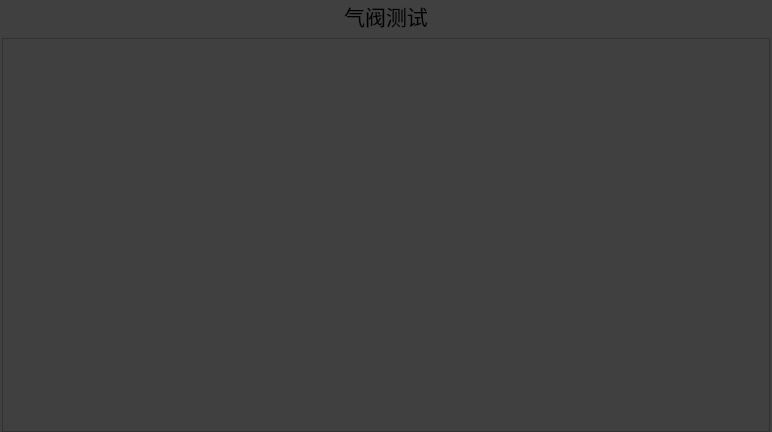
<?xml version="1.0" encoding="UTF-8"?>
<ui version="4.0">
 <class>BlowPortForm</class>
 <widget class="QWidget" name="BlowPortForm">
  <property name="geometry">
   <rect>
    <x>0</x>
    <y>0</y>
    <width>772</width>
    <height>432</height>
   </rect>
  </property>
  <property name="windowTitle">
   <string>Form</string>
  </property>
  <property name="styleSheet">
   <string notr="true">QWidget{
	background-color: rgba(64, 64, 64, 255);
	
}

QLabel{
	background-color: rgba(47, 47, 47, 0);
	font: 16pt &quot;Microsoft YaHei UI&quot;;
}



QToolButton {
	color: rgb(255, 255, 255);
	background-color: rgb(27, 16, 71);
	border: none;
	border-radius: 20px;
	font: 14pt &quot;Microsoft YaHei UI&quot;;
}

QToolButton::menu-indicator { 
	image: None;
}

QToolButton:hover {
	color: rgb(255, 255, 255);
	background-color: rgba(43, 25, 113, 200);
	border: none;
	font: 12pt &quot;Microsoft YaHei UI&quot;;
}</string>
  </property>
  <layout class="QVBoxLayout" name="verticalLayout">
   <property name="leftMargin">
    <number>2</number>
   </property>
   <property name="topMargin">
    <number>0</number>
   </property>
   <property name="rightMargin">
    <number>2</number>
   </property>
   <property name="bottomMargin">
    <number>0</number>
   </property>
   <item>
    <widget class="QLabel" name="label">
     <property name="sizePolicy">
      <sizepolicy hsizetype="Preferred" vsizetype="Preferred">
       <horstretch>0</horstretch>
       <verstretch>0</verstretch>
      </sizepolicy>
     </property>
     <property name="font">
      <font>
       <family>Microsoft YaHei UI</family>
       <pointsize>16</pointsize>
       <italic>false</italic>
       <bold>false</bold>
      </font>
     </property>
     <property name="text">
      <string>气阀测试</string>
     </property>
     <property name="alignment">
      <set>Qt::AlignmentFlag::AlignCenter</set>
     </property>
    </widget>
   </item>
   <item>
    <widget class="QScrollArea" name="scrollArea">
     <property name="styleSheet">
      <string notr="true">QScrollBar{
	
	background-color: rgba(255, 255, 255, 30);
}
/* 垂直滚动条整体背景 */
QScrollBar:vertical {
     /* background: #2c2c2c;         背景色 */
	background-color: rgba(64, 64, 64, 0);
    width: 6px;                  /* 滚动条宽度 */
    margin: 0px;
    border-radius: 3px;           /* 整体圆角 */
}

/* 垂直滚动条的滑块 */
QScrollBar::handle:vertical {
    background: rgba(64, 64, 64, 150);          /* 滑块颜色 */
    min-height: 20px;             /* 滑块最小高度 */
    border-radius:3px;           /* 滑块圆角 */
}

/* 鼠标悬停时的滑块 */
QScrollBar::handle:vertical:hover {
    background: rgba(84, 84, 84, 150);          /* 悬停颜色 */
}

/* 滑块按下时的样式 */
QScrollBar::handle:vertical:pressed {
    background: #a0a0a0;
}

/* 去掉上下箭头按钮（如果需要） */
QScrollBar::add-line:vertical, QScrollBar::sub-line:vertical {
    background: none;
    border: none;
    height: 0px;
    width: 0px;
}

/* 去掉上下箭头按钮的占位空间 */
QScrollBar::add-page:vertical, QScrollBar::sub-page:vertical {
    background: none;
}

/* 水平滚动条类似 */
QScrollBar:horizontal {
    background: rgba(64, 64, 64, 0);
    height: 6px;
    margin: 0px;
    border-radius: 3px;
}
QScrollBar::handle:horizontal {
    background: rgba(64, 64, 64, 150);
    min-width: 20px;
    border-radius: 3px;
}
QScrollBar::handle:horizontal:hover {
    background:  rgba(84, 84, 84, 150);
}
QScrollBar::add-line:horizontal, QScrollBar::sub-line:horizontal {
    height: 0px;
    width: 0px;
}</string>
     </property>
     <property name="widgetResizable">
      <bool>true</bool>
     </property>
     <widget class="QWidget" name="scrollAreaWidgetContents">
      <property name="geometry">
       <rect>
        <x>0</x>
        <y>0</y>
        <width>766</width>
        <height>389</height>
       </rect>
      </property>
      <layout class="QHBoxLayout" name="horizontalLayout">
       <item>
        <layout class="QGridLayout" name="gridLayout">
         <property name="spacing">
          <number>20</number>
         </property>
        </layout>
       </item>
      </layout>
     </widget>
    </widget>
   </item>
  </layout>
 </widget>
 <resources/>
 <connections/>
</ui>
